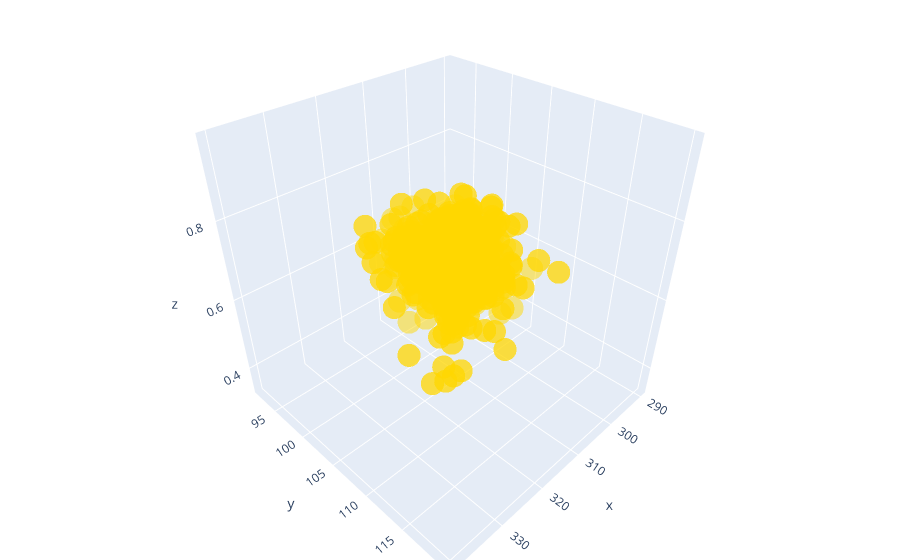

The code cell stored with this chart in its notebook:
### Markdown cell above
**3D Scatter Plot for GRE VS TOEFL VS ADMISSION**

### Code cell
# create trace 1 that is 3d scatter

trace1 = go.Scatter3d(
    x = data['GRE Score'],
    y = data['TOEFL Score'],
    z = data['Chance of Admit '],
    mode = 'markers',
    marker=dict(
        size = 8,
        color = 'gold',
        opacity = 0.5    
    )
)

df3 = [trace1]

layout = go.Layout(
    title = 'Character vs Gender vs Alive or not',
    margin=dict(
        l=0,
        r=0,
        b=0,
        t=0  
    )
    
)
fig = go.Figure(data=df3, layout=layout)
iplot(fig)

### Figure 1 — Plotly figure (JSON) as saved in the notebook; plotly's stock layout.template omitted (floating-point values rounded to 4 significant figures; data arrays with more than 128 entries replaced by an {"elided": "..."} marker saying what was removed)
{"data": [{"marker": {"color": "gold", "opacity": 0.5, "size": 8}, "mode": "markers", "type": "scatter3d", "x": {"elided": "900 int values"}, "y": {"elided": "900 int values"}, "z": {"elided": "900 float values"}}], "layout": {"margin": {"b": 0, "l": 0, "r": 0, "t": 0}, "title": {"text": "Character vs Gender vs Alive or not"}}}
